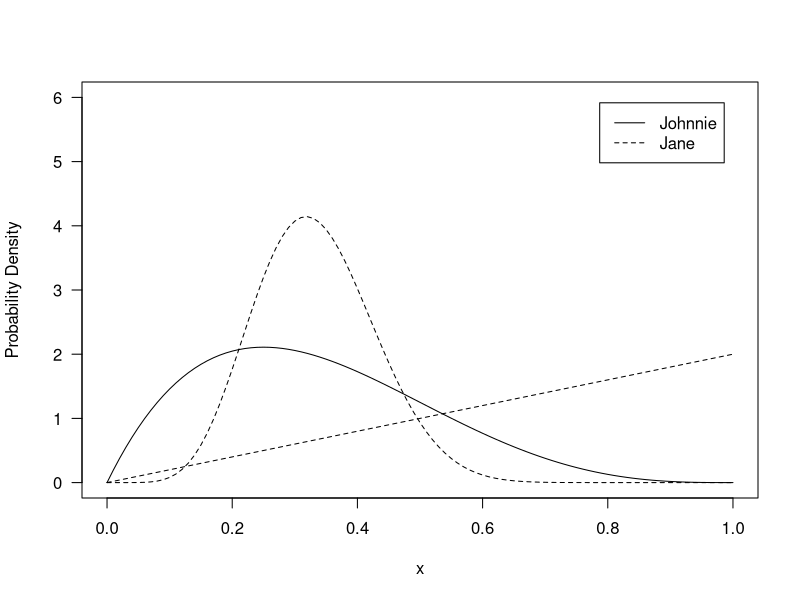
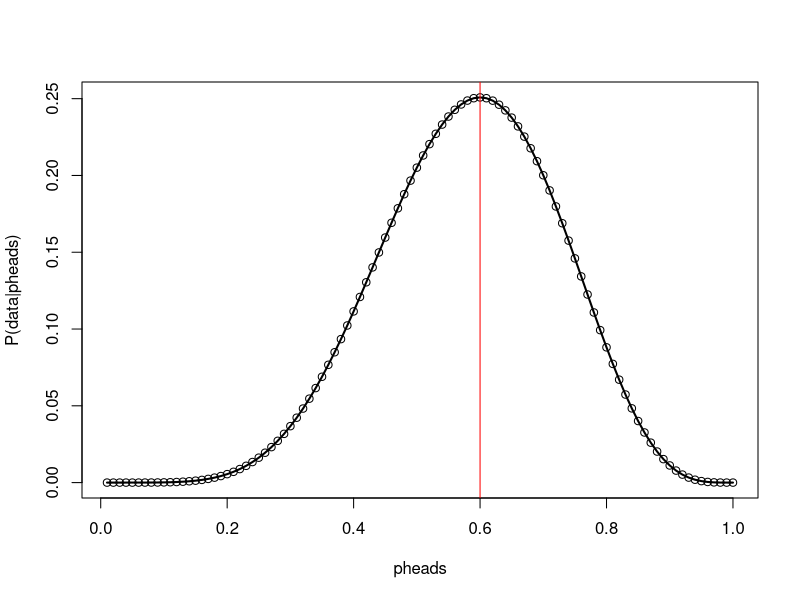
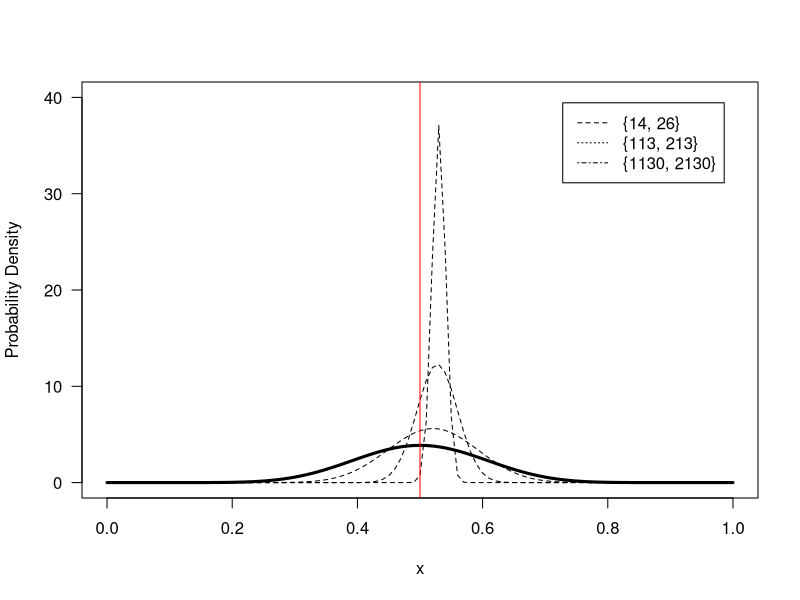

Generate these figures, in order, with R:
##################################
#plot some betas
curve(dbeta(x, 2, 4), ylim=c(0,6), ylab="Probability Density", las=1)
curve(dbeta(x, 8, 16), add=TRUE, lty="dashed")
curve(dbeta(x, 2, 1), add=TRUE, lty="dashed")
legend("topright",c("Johnnie","Jane"), inset=.05,lty=c("solid","dashed"))

#the remaining lines are not listed in the book but perform some of the computations mentioned there
pbeta(.53, 8, 16)-pbeta(.13, 8, 16)
pbeta(.53, 2, 4)-pbeta(.13, 2, 4)

##################################
# minimize negative log likelihood
negloglik <- function (parms,x1,s1) {
  return( -log(dbinom(x=x1, size=s1, prob = parms)) ) # neg log likelihood
} 
xmin <- optimize(negloglik, c(0, 1), x1=6, s1=10)
print(xmin)  

# grid search
p = matrix(1,100)
for (i in seq(0.01, 1, 0.01)){ 
  p[round(i*100)] <- dbinom(x=6, size = 10, prob = i)
}

#plot the likelihood distribution
plot(c(1:100)/100, p, 
     xlab = "pheads", 
     ylab = "P(data|pheads)")
lines(c(1:100)/100, p, lwd=2)

max_L = which(p == max(p))/100
print(max_L)
abline(v=max_L,col="red")

      

##################################
x11(7,7)
alpha <- 12
beta <- 12
# prior distribution
curve(dbeta(x, alpha, beta),ylim=c(0,40),ylab="Probability Density",las=1,lwd=3)

t<-c(12,100,1000)
i<-0
for (h in c(14, 113, 1130)){
  i<-i+1
  # posterior distribution: prior * likelihood / evidence
  curve(dbeta(x, alpha+h, beta+t[i]), add=TRUE, lty=log10(t)+1)
  print(c((alpha+h)/(alpha+h+beta+t[i]),h/(h+t[i])))
}
legend("topright",c("{14, 26}","{113, 213}", "{1130, 2130}"), 
       inset=.05,lty=c(2:4))
abline(v=0.5,col="red")

pbeta(0.5, 1130, 1000)
pbeta(0.5305164, 1130, 1000)

pbeta(c(0.025, 0.975),  12+14, 12+12)
pbeta(c(0.025, 0.975),  12+1130, 12+1000)
